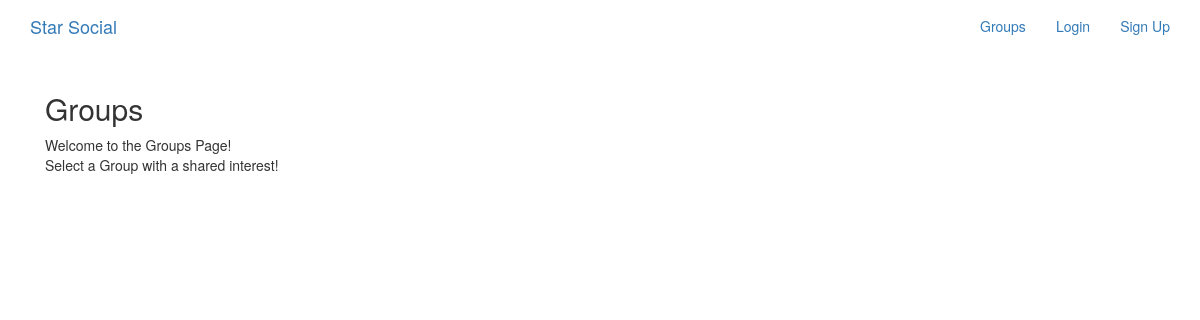
Before: /groups/ with the older database file.
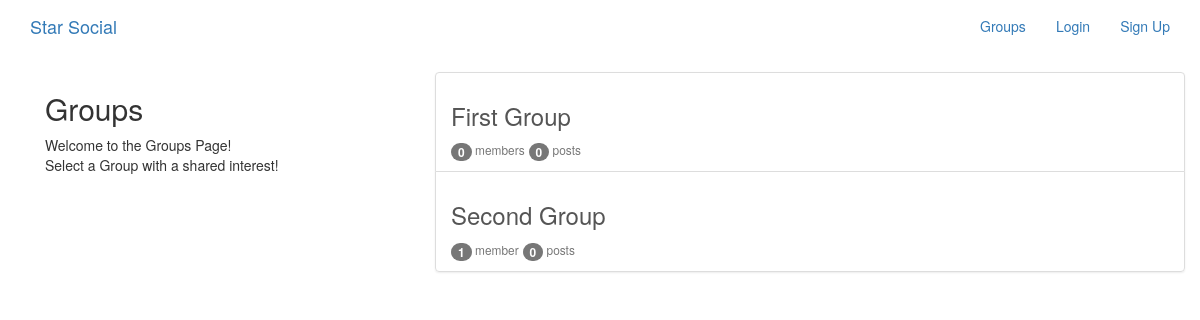
After: the same page with the newer database file.
### groups/models.py (models this page shows, shortened)
class Group(models.Model):
    name = models.CharField(max_length=255, unique=True)
    slug = models.SlugField(allow_unicode=True, unique=True)
    description = models.TextField(blank=True, default='')
    description_html = models.TextField(editable=False, default='', blank=True)
    members = models.ManyToManyField(User,through="GroupMember")
    class Meta:
        ordering = ["name"]

### groups/views.py (the view)
# urls.py: path('', views.ListGroups.as_view(), name="all"),
class ListGroups(generic.ListView):
    model = Group

### groups/templates/groups/group_list.html (shortened to what this page needs)
{% extends "groups/group_base.html" %}
{% block pregroup %}
<div class="col-md-4">
	<div class="content">
			<h2>Groups</h2>
			<p>Welcome to the Groups Page! <br>Select a Group with a shared interest!</p>
	</div>
</div>
{% endblock %}
{% block group_content %}
<div class="col-md-8">
	<div class="list-group">
		{% for group in object_list %}
		<a href="{% url 'groups:single' slug=group.slug %}"
		class="list-group-item list-group-item-action flex-column align-items-start">
			<h3 class="mb-1">{{ group.name }}</h3>
			<div class="d-flex w-40 justify-content-between">
				<small class="text-muted"><span class="badge badge-secondary">
					{{ group.members.count }}</span> member{{ group.members.count|pluralize }}</small>
				<small class="text-muted"><span class="badge badge-secondary">
					{{ group.posts.count }}</span> post{{ group.posts.count|pluralize }}</small>
			</div>
		</a>
		{% endfor %}
	</div>
</div>
{% endblock %}

### groups/templates/groups/group_base.html (shortened to what this page needs)
{% extends "base.html" %}
{% block content %}
<div class="container">
  <div class="row">
    {% block pregroup %}{% endblock %}
    {% block group_content %}{% endblock %}
  </div>
</div>
{% endblock %}

### templates/base.html (shortened to what this page needs)
<!DOCTYPE html>
{% load static %}
<html lang="en">
<head>
    <link rel="stylesheet" href="https://maxcdn.bootstrapcdn.com/bootstrap/3.3.7/css/bootstrap.min.css">
    <link rel="stylesheet" href="https://maxcdn.bootstrapcdn.com/bootstrap/3.3.7/css/bootstrap-theme.min.css">
    <link rel="stylesheet" href="{% static 'simplesocial/css/master.css' %}">
</head>
<body>
    <nav class="navbar mynav" role="navigation" id="navbar">
        <div class="container">
            <a class="navbar-brand mynav" href="{% url 'home' %}">Star Social</a>
            <ul class="nav navbar-nav navbar-right">
                {% if user.is_authenticated %}
                    <li><a href="{% url 'posts:create' %}">Post</a></li>
                    <li><a href="{% url 'groups:all' %}">Groups</a></li>
                    <li><a href="{% url 'groups:create' %}">Create Group</a></li>
                    <li><a href="{% url 'accounts:logout' %}">Logout</a></li>
                {% else %}
                    <li><a href="{% url 'groups:all' %}">Groups</a></li>
                    <li><a href="{% url 'accounts:login' %}">Login</a></li>
                    <li><a href="{% url 'accounts:signup' %}">Sign Up</a></li>
                {% endif %}
            </ul>
        </div>
    </nav>
    <div class="container mycontent">
        {% block content %}
        {% endblock %}
    </div>
</body>
</html>

Changed rows visible on the page:
added Group: name "First Group", members.count "0", posts.count "0"
added Group: name "Second Group", members.count "1", posts.count "0"
